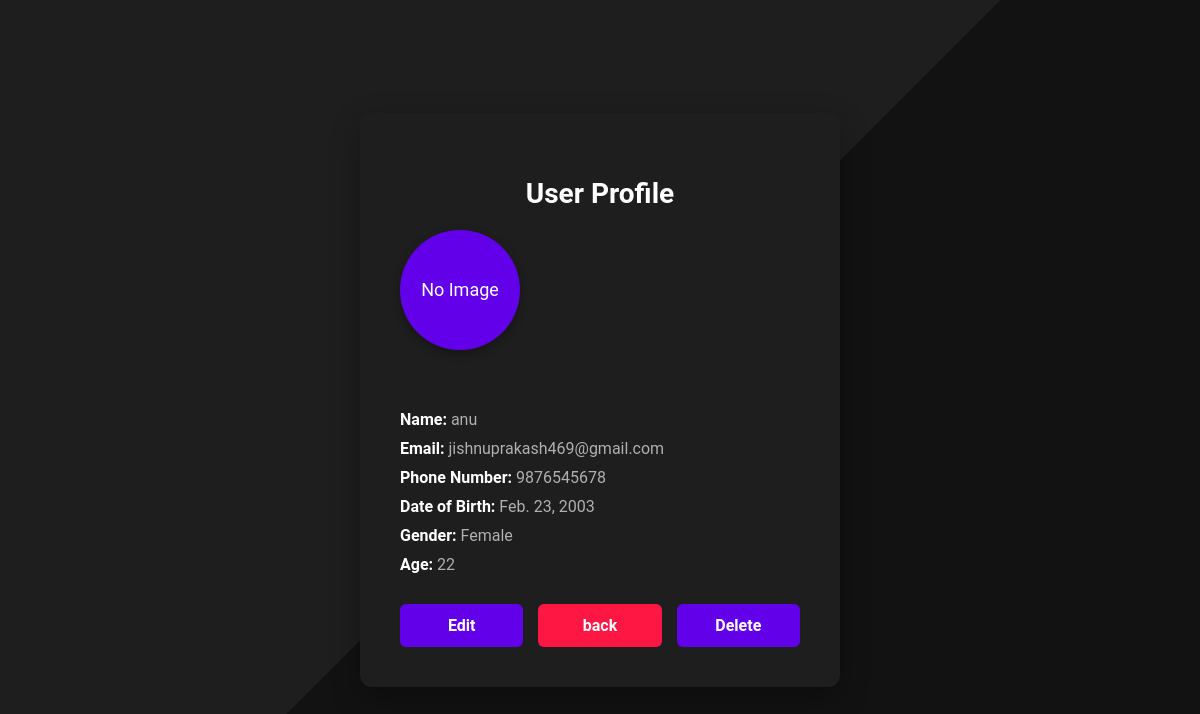
/pprofile/ (signed in), run on the app's committed database.
### resume_app/models.py (models this page shows)
class Reg(models.Model):
    image=models.ImageField(upload_to='pprofile/',null=True,blank=True)
    name=models.CharField(max_length=20)
    email=models.EmailField(max_length=50,unique=True)
    password=models.CharField(max_length=10)
    dob=models.DateField()
    phonenumber=models.IntegerField()
    age=models.IntegerField(max_length=5)
    status=models.CharField(max_length=20,choices=[('success','Success'),('Inactive','inactive')],default='pending',null=True,blank=True)
    sstatus=models.CharField(max_length=20,choices=[('success','Success'),('Inactive','inactive')],default='pending',null=True,blank=True)
    GENDER_CHOICES =[
        ('Male','Male'),
        ('Female','Female'),
        ('Others','Others'),
    ]
    gender=models.CharField(
        max_length=6,
        choices=GENDER_CHOICES,
    )

### resume_app/views.py (the view)
# urls.py: path('pprofile/',views.pprofile,name='pprofile'),
def pprofile(request):
    if 'email' in request.session:
        email=request.session['email']
        user=models.Reg.objects.get(email=email)
        return render(request,'pprofile.html',{'user':user})
    else:
        return redirect('login')

### resume_app/templates/pprofile.html (shortened to what this page needs)
<!DOCTYPE html>
<html lang="en">
<head>
</head>
<body>
    <div class="profile-container">
        <h2>User Profile</h2>
        <div class="flex items-center justify-center mb-6">
            {% if user.image %}
                <img src="{{ user.image.url }}" alt="Profile Image">
            {% else %}
                <div class="no-image">No Image</div>
            {% endif %}
        </div>
        <div class="profile-details">
            <p><strong>Name:</strong> {{ user.name }}</p>
            <p><strong>Email:</strong> {{ user.email }}</p>
            <p><strong>Phone Number:</strong> {{ user.phonenumber }}</p>
            <p><strong>Date of Birth:</strong> {{ user.dob }}</p>
            <p><strong>Gender:</strong> {{ user.gender }}</p>
            <p><strong>Age:</strong> {{ user.age }}</p>
        </div>
        <div class="button-group">
            <a href="/update/">Edit</a> <a href="/home/">back</a>
            <a href="/delete_user/{{ user.id }}">Delete</a>
        </div>
    </div>
</body>
</html>

### resume_app/templates/pprofile.html (style rules this page uses)
body { font-family: 'Roboto', sans-serif; background: linear-gradient(135deg, #1e1e1e 50%, #121212 50%); margin: 0; padding: 0; display: flex; justify-content: center; align-items: center; height: 100vh; color: #e0e0e0; }
.profile-container { background-color: #1e1e1e; padding: 40px; border-radius: 12px; box-shadow: 0 10px 30px rgba(0, 0, 0, 0.3); width: 400px; text-align: left; display: flex; flex-direction: column; align-items: flex-start; color: #e0e0e0; }
.profile-container h2 { margin-bottom: 20px; color: #ffffff; font-size: 28px; text-align: center; width: 100%; }
.profile-container p { margin: 10px 0; color: #b0b0b0; font-size: 16px; }
.profile-container p strong { color: #ffffff; }
.profile-container .no-image { width: 120px; height: 120px; background-color: #6200ea; border-radius: 50%; display: flex; align-items: center; justify-content: center; color: #fff; font-size: 18px; box-shadow: 0 4px 10px rgba(0, 0, 0, 0.3); margin-bottom: 20px; }
.button-group { display: flex; gap: 15px; justify-content: center; width: 100%; margin-top: 20px; }
.button-group a { padding: 12px 30px; background-color: #6200ea; color: #ffffff; text-decoration: none; border-radius: 6px; font-weight: bold; text-align: center; width: 100%; transition: background-color 0.3s ease, transform 0.3s ease; }
.button-group a:nth-child(2) { background-color: #ff1744; }
.profile-details { margin-top: 30px; width: 100%; }

### data on the page
Reg: name "anu", email "jishnuprakash469@gmail.com", phonenumber "9876545678", dob "Feb. 23, 2003", gender "Female", age "22"
